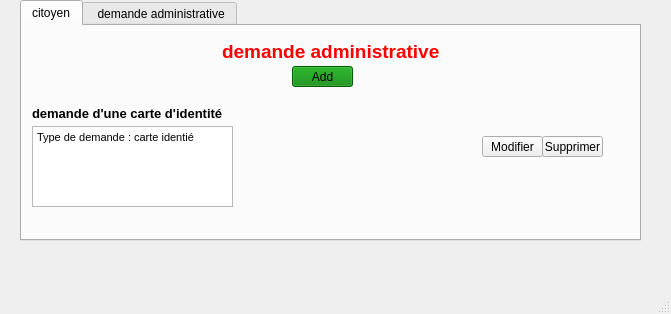
<?xml version="1.0" encoding="UTF-8"?>
<ui version="4.0">
 <class>MainWindow</class>
 <widget class="QMainWindow" name="MainWindow">
  <property name="geometry">
   <rect>
    <x>0</x>
    <y>0</y>
    <width>671</width>
    <height>314</height>
   </rect>
  </property>
  <property name="windowTitle">
   <string>MainWindow</string>
  </property>
  <widget class="QWidget" name="centralwidget">
   <widget class="QTabWidget" name="tabWidget">
    <property name="geometry">
     <rect>
      <x>20</x>
      <y>0</y>
      <width>621</width>
      <height>241</height>
     </rect>
    </property>
    <property name="currentIndex">
     <number>0</number>
    </property>
    <widget class="QWidget" name="tab">
     <attribute name="title">
      <string>citoyen</string>
     </attribute>
     <widget class="QLabel" name="label">
      <property name="geometry">
       <rect>
        <x>200</x>
        <y>10</y>
        <width>251</width>
        <height>31</height>
       </rect>
      </property>
      <property name="text">
       <string>&lt;html&gt;&lt;head/&gt;&lt;body&gt;&lt;p&gt;&lt;span style=&quot; font-size:14pt; font-weight:600; color:#ff0000;&quot;&gt;demande administrative&lt;/span&gt;&lt;/p&gt;&lt;/body&gt;&lt;/html&gt;</string>
      </property>
     </widget>
     <widget class="QPushButton" name="pushButton">
      <property name="geometry">
       <rect>
        <x>270</x>
        <y>40</y>
        <width>61</width>
        <height>21</height>
       </rect>
      </property>
      <property name="styleSheet">
       <string notr="true">background-color: rgb(0, 131, 0);</string>
      </property>
      <property name="text">
       <string>Add</string>
      </property>
     </widget>
     <widget class="QPushButton" name="pushButton_2">
      <property name="geometry">
       <rect>
        <x>460</x>
        <y>110</y>
        <width>61</width>
        <height>21</height>
       </rect>
      </property>
      <property name="text">
       <string>Modifier</string>
      </property>
     </widget>
     <widget class="QPushButton" name="pushButton_3">
      <property name="geometry">
       <rect>
        <x>520</x>
        <y>110</y>
        <width>61</width>
        <height>21</height>
       </rect>
      </property>
      <property name="text">
       <string>Supprimer</string>
      </property>
     </widget>
     <widget class="QLabel" name="label_2">
      <property name="geometry">
       <rect>
        <x>10</x>
        <y>80</y>
        <width>211</width>
        <height>16</height>
       </rect>
      </property>
      <property name="text">
       <string>&lt;html&gt;&lt;head/&gt;&lt;body&gt;&lt;p&gt;&lt;span style=&quot; font-size:10pt; font-weight:600;&quot;&gt;demande d'une  carte d'identité&lt;/span&gt;&lt;/p&gt;&lt;/body&gt;&lt;/html&gt;</string>
      </property>
     </widget>
     <widget class="QTextEdit" name="textEdit">
      <property name="geometry">
       <rect>
        <x>10</x>
        <y>100</y>
        <width>201</width>
        <height>81</height>
       </rect>
      </property>
      <property name="html">
       <string>&lt;!DOCTYPE HTML PUBLIC &quot;-//W3C//DTD HTML 4.0//EN&quot; &quot;http://www.w3.org/TR/REC-html40/strict.dtd&quot;&gt;
&lt;html&gt;&lt;head&gt;&lt;meta name=&quot;qrichtext&quot; content=&quot;1&quot; /&gt;&lt;style type=&quot;text/css&quot;&gt;
p, li { white-space: pre-wrap; }
&lt;/style&gt;&lt;/head&gt;&lt;body style=&quot; font-family:'MS Shell Dlg 2'; font-size:8.25pt; font-weight:400; font-style:normal;&quot;&gt;
&lt;p style=&quot; margin-top:0px; margin-bottom:0px; margin-left:0px; margin-right:0px; -qt-block-indent:0; text-indent:0px;&quot;&gt;Type de demande : carte identié&lt;/p&gt;
&lt;p style=&quot;-qt-paragraph-type:empty; margin-top:0px; margin-bottom:0px; margin-left:0px; margin-right:0px; -qt-block-indent:0; text-indent:0px;&quot;&gt;&lt;br /&gt;&lt;/p&gt;&lt;/body&gt;&lt;/html&gt;</string>
      </property>
     </widget>
    </widget>
    <widget class="QWidget" name="tab_2">
     <attribute name="title">
      <string> demande administrative</string>
     </attribute>
    </widget>
   </widget>
  </widget>
  <widget class="QMenuBar" name="menubar">
   <property name="geometry">
    <rect>
     <x>0</x>
     <y>0</y>
     <width>671</width>
     <height>21</height>
    </rect>
   </property>
  </widget>
  <widget class="QStatusBar" name="statusbar"/>
 </widget>
 <resources/>
 <connections>
  <connection>
   <sender>pushButton</sender>
   <signal>clicked()</signal>
   <receiver>MainWindow</receiver>
   <slot>close()</slot>
   <hints>
    <hint type="sourcelabel">
     <x>303</x>
     <y>89</y>
    </hint>
    <hint type="destinationlabel">
     <x>10</x>
     <y>173</y>
    </hint>
   </hints>
  </connection>
 </connections>
</ui>
